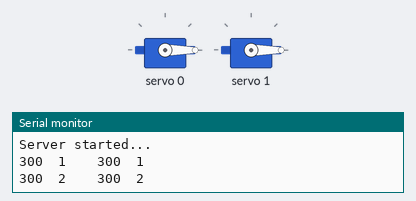
A sketch run on a simulated ESP8266 (NodeMCU). Parts: 2 × servo, the last lines printed to the serial monitor. WiFi joins after 1.5 s; servers stay silent unless stated.

Above: at 0.2 s.
At 5.71 s:
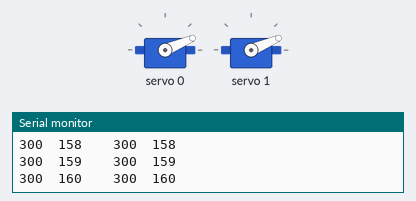
At 8.3 s:
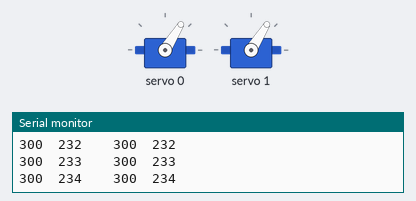
At 10.6 s:
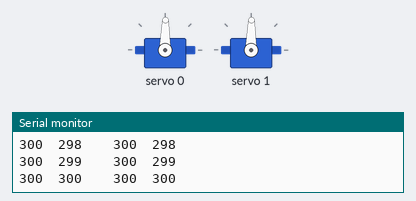
Timing chart, 0 to 12.1 s (numbered marks = the images above):
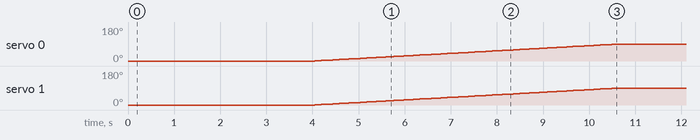

The sketch:

BendlabsServo.ino
```cpp
#include <ESP8266WiFi.h>
#include <WiFiUDP.h>
#include <Wire.h>
#include <Adafruit_PWMServoDriver.h>

Adafruit_PWMServoDriver pwm = Adafruit_PWMServoDriver();
#define SERVO_FREQ 50
uint8_t serv_x = 0;
uint8_t serv_y = 1;
int sensor_x=0;
int sensor_y=0;
int position_x=0;
int position_y=0;
int i=0;
int j=0;

#define SERVOMIN  200
#define SERVOMAX  300

const char* ssid = "bend";
const char* pw = "22345678";
byte data[200] ={};
int packetsize = 0;
int arr[5];
String receiveddata="";
WiFiUDP Server;

void setup() {
  Serial.begin(115200);
//Servo initialization
  pwm.begin();
  pwm.setOscillatorFrequency(27000000);  // The int.osc. is closer to 27MHz
  pwm.setPWMFreq(SERVO_FREQ);  // Analog servos run at ~50 Hz updates

  delay(100);

//WiFi initialization
  WiFi.mode(WIFI_AP);
  WiFi.softAP(ssid,pw,11);
  WiFi.begin();
  Server.begin(80);
  Serial.println("Server started...");


}

void loop() {

 char message = Server.parsePacket();
 packetsize = Server.available();
 if (message)
 {
  Server.read(data,packetsize);
  IPAddress remoteip=Server.remoteIP();
  Server.endPacket();
 }

 if(packetsize)
 {
  for (int i=0;packetsize > i ;i++)
  {
    //Serial.println(data[i]);
  }
 }

//Sensor readings
  memcpy(arr, data, 8);
 // Serial.print("czujni 0 - ");
 // Serial.print(arr[0]);
 // Serial.print("             sensor 1 - ");
  //Serial.print(arr[1]);
  //Serial.println("");

if(i==60){

//Petting

  sensor_x=300-(arr[0]);
  if (sensor_x>450) {sensor_x=450;}
  if (sensor_x<150) {sensor_x=150;}

  if (sensor_x > position_x)
  {
    position_x = position_x + 1;
    if (position_x>450) {position_x=450;}
    pwm.setPWM(serv_x, 0, position_x);
    //Serial.println("Servo motion");
  }

  if (sensor_x < position_x)
  {
    position_x = position_x - 1;
    if (position_x<150) {position_x=150;}
    pwm.setPWM(serv_x, 0, position_x);
    //Serial.println("Servo motion");
  }


 //Hand bending
  sensor_y=300-arr[1];
  if (sensor_y>500) {sensor_y=500;}
  if (sensor_y<100) {sensor_y=100;}

  if (sensor_y > position_y)
  {
    position_y = position_y + 1;
    if (position_y>500) {position_y=500;}
    pwm.setPWM(serv_y, 0, position_y);
    //Serial.println("Servo motion");
  }

  if (sensor_y < position_y)
  {
    position_y = position_y - 1;
    if (position_y<100) {position_y=100;}
    pwm.setPWM(serv_y, 0, position_y);
    //Serial.println("Servo motion");
  }


    Serial.print(sensor_x);
    Serial.print("\t");
    Serial.print(position_x);
    Serial.print("\t");
    Serial.print("\t");
    Serial.print(sensor_y);
    Serial.print("\t");
    Serial.print(position_y);
    Serial.println("");
}
i++;
if(i==61){i=0;}

}
```

Measured:
- by itself, servo 0, servo 1: moves from 0° to 89° over 6.5 s
